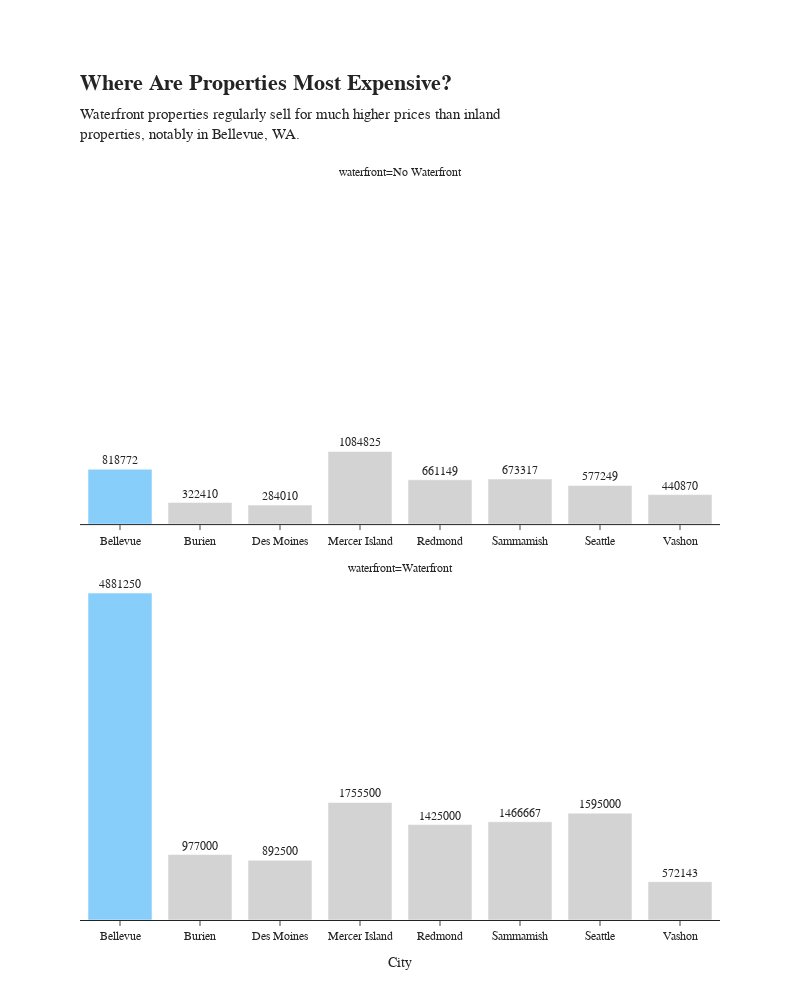

Source (notebook cell):
### Code cell
# 10. Create a faceted bar plot of the mean prices for cities with at least 2 waterfront properties. 
# Use waterfront as the facet variable. 
# Make sure your plot has two columns (one per waterfront value). 
# Recode the waterfront values to be ‘No Waterfront’ and ‘Waterfront’. 
# Hint: First create a list of cities with at least 2 waterfront properties. 
# Extra Credit (+5): Emphasize the city of Bellevue in your plot.

df.head()

target_cities_df = (
    df
    .groupby("city")
    .agg(
        {
            "waterfront": "sum"
        }
    )
    .reset_index()
)

target_cities = target_cities_df[target_cities_df["waterfront"] >= 2]["city"]
df_cities = (
    df[
        df["city"].isin(target_cities)
    ]
    .assign(waterfront=lambda x: x['waterfront'].replace({
        0: "No Waterfront",
        1: "Waterfront"
    }))
)

df_cities

df_10 = (
    df_cities
    .groupby(["city", "waterfront"])
    .agg(
        {
            "price": "mean"
        }
    )
    .reset_index()

)

# display(df_10)
df_10.loc[
    df_10["city"] == "Bellevue",
    "flag"
] = True

df_10.loc[
    df_10["city"] != "Bellevue",
    "flag"
] = False

df_10["price"] = df_10["price"].round(0)

fig = px.bar(
    df_10,
    x = 'city',
    y = 'price',
    color="flag",
    facet_col = 'waterfront',
    facet_col_wrap=1,
    title = '<b>Where Are Properties Most Expensive?</b>',
    labels={'price': 'Mean Price', 'city': 'City'},
    subtitle = 'Waterfront properties regularly sell for much higher prices than inland<br>properties, notably in Bellevue, WA.',
    height = 1000,
    width = 800,
    # Bar color
    color_discrete_sequence=['lightskyblue', "lightgray"],
    # Template
    template='simple_white',
    # Range
    # range_x = [0, 7000000],
    text='price',
)

fig.update_layout(
    showlegend = False,
    title_x=0.1,
    margin={'t': 180},
    title_font_size=22,
    yaxis_ticks="",
    font_family = 'Sora',
    title_font_family = 'Lora',
)

fig.update_traces(textposition = 'outside')
fig.update_yaxes(visible = False)

fig.for_each_xaxis(lambda xaxis: xaxis.update(showticklabels=True))

fig.show()

### Figure 1 — Plotly figure (JSON) as saved in the notebook; plotly's stock layout.template omitted (floating-point values rounded to 4 significant figures)
{"data": [{"hovertemplate": "flag=True<br>waterfront=No Waterfront<br>City=%{x}<br>Mean Price=%{text}<extra></extra>", "legendgroup": "True", "marker": {"color": "lightskyblue", "pattern": {"shape": ""}}, "name": "True", "orientation": "v", "showlegend": true, "text": [818800.0], "textposition": "outside", "type": "bar", "x": ["Bellevue"], "xaxis": "x2", "y": [818800.0], "yaxis": "y2"}, {"hovertemplate": "flag=True<br>waterfront=Waterfront<br>City=%{x}<br>Mean Price=%{text}<extra></extra>", "legendgroup": "True", "marker": {"color": "lightskyblue", "pattern": {"shape": ""}}, "name": "True", "orientation": "v", "showlegend": false, "text": [4881000.0], "textposition": "outside", "type": "bar", "x": ["Bellevue"], "xaxis": "x", "y": [4881000.0], "yaxis": "y"}, {"hovertemplate": "flag=False<br>waterfront=No Waterfront<br>City=%{x}<br>Mean Price=%{text}<extra></extra>", "legendgroup": "False", "marker": {"color": "lightgray", "pattern": {"shape": ""}}, "name": "False", "orientation": "v", "showlegend": true, "text": [322400.0, 284000.0, 1085000.0, 661100.0, 673300.0, 577200.0, 440900.0], "textposition": "outside", "type": "bar", "x": ["Burien", "Des Moines", "Mercer Island", "Redmond", "Sammamish", "Seattle", "Vashon"], "xaxis": "x2", "y": [322400.0, 284000.0, 1085000.0, 661100.0, 673300.0, 577200.0, 440900.0], "yaxis": "y2"}, {"hovertemplate": "flag=False<br>waterfront=Waterfront<br>City=%{x}<br>Mean Price=%{text}<extra></extra>", "legendgroup": "False", "marker": {"color": "lightgray", "pattern": {"shape": ""}}, "name": "False", "orientation": "v", "showlegend": false, "text": [977000.0, 892500.0, 1756000.0, 1425000.0, 1467000.0, 1595000.0, 572100.0], "textposition": "outside", "type": "bar", "x": ["Burien", "Des Moines", "Mercer Island", "Redmond", "Sammamish", "Seattle", "Vashon"], "xaxis": "x", "y": [977000.0, 892500.0, 1756000.0, 1425000.0, 1467000.0, 1595000.0, 572100.0], "yaxis": "y"}], "layout": {"annotations": [{"font": {}, "showarrow": false, "text": "waterfront=Waterfront", "x": 0.5, "xanchor": "center", "xref": "paper", "y": 0.465, "yanchor": "bottom", "yref": "paper"}, {"font": {}, "showarrow": false, "text": "waterfront=No Waterfront", "x": 0.5, "xanchor": "center", "xref": "paper", "y": 1.0, "yanchor": "bottom", "yref": "paper"}], "barmode": "relative", "font": {"family": "Sora"}, "height": 1000, "legend": {"title": {"text": "flag"}, "tracegroupgap": 0}, "margin": {"t": 180}, "showlegend": false, "title": {"font": {"family": "Lora", "size": 22}, "subtitle": {"text": "Waterfront properties regularly sell for much higher prices than inland<br>properties, notably in Bellevue, WA."}, "text": "<b>Where Are Properties Most Expensive?</b>", "x": 0.1}, "width": 800, "xaxis": {"anchor": "y", "domain": [0, 1], "showticklabels": true, "title": {"text": "City"}}, "xaxis2": {"anchor": "y2", "domain": [0, 1], "matches": "x", "showticklabels": true}, "yaxis": {"anchor": "x", "domain": [0, 0.465], "ticks": "", "title": {"text": "Mean Price"}, "visible": false}, "yaxis2": {"anchor": "x2", "domain": [0.535, 1.0], "matches": "y", "title": {"text": "Mean Price"}, "visible": false}}}
